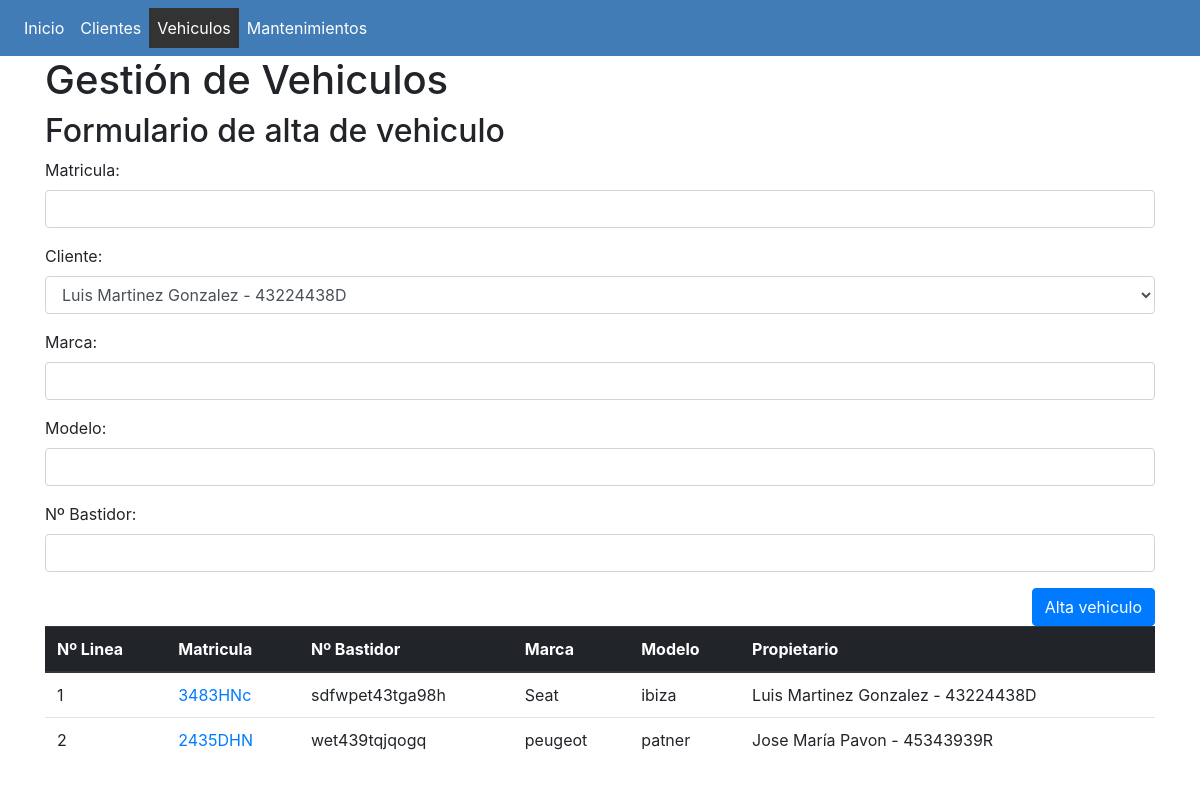
Page /vehiculo.php on the committed database.
### tables this page shows
CREATE TABLE `vehiculo` (
  `id_vehiculo` int(11) NOT NULL,
  `matricula` varchar(10) NOT NULL,
  `bastidor` varchar(50) NOT NULL,
  `modelo` varchar(100) NOT NULL,
  `marca` varchar(50) NOT NULL,
  `fk_cliente` int(11) NOT NULL
);

CREATE TABLE `cliente` (
  `id_cliente` int(11) NOT NULL,
  `dni` varchar(15) NOT NULL,
  `telefono` int(11) NOT NULL,
  `name` varchar(200) NOT NULL,
  `tipo` tinyint(1) NOT NULL
);

### MySQLDataSource.php (called while the page is built, shortened)
<?php
function conectar(){
    $connect = new mysqli("localhost","root","root","mantenimiento");
	if($connect->connect_errno){
       exit();
    }else{
        return $connect;
    }
}
function get_clientes(){
    $sql = "SELECT * FROM `cliente`";
    return select($sql);
}
function get_vehiculos(){
    $sql = "SELECT `id_vehiculo`, `matricula`, `bastidor`, `modelo`, `marca`, c.name, c.dni FROM `vehiculo` as v INNER JOIN cliente as c where v.fk_cliente = c.id_cliente";
    return select($sql);
}
function select($sql){
    $conn = conectar();
    $result = $conn->query($sql);
    return $result;
}
?>

### front.php (the view, shortened to what this page needs)
<?php
include_once "MySQLDataSource.php";
	function geturl($navdir=""){
		if($navdir=="")
		$dir=$_SERVER['PHP_SELF'];
		else
		$dir=$navdir;
		$pos=strrpos($dir,"/");
		$pos=$pos+1;
		$web=substr($dir, $pos);
		return $web;
	}
	function menu(){
		$pages = array("index.php"=>"Inicio");
 		$activePage = geturl();
 		$pages['cliente.php']		= "Clientes";
    	$pages['vehiculo.php']		= "Vehiculos";
    	$pages['mantenimiento.php']	= "Mantenimientos";
?>
		<nav class="navbar navbar-expand-lg navbar-light bg-light">
		  <div class="collapse navbar-collapse" id="navbarNav">
		    <ul class="navbar-nav">
<?php
		foreach($pages as $url=>$title):
?>
		    <li <?php if($url == $activePage):?>class="active nav-item"<?php else: ?> class="nav-item"<?php endif;?> >
		        <a class="nav-link" href="<?php echo $url;?>">
		        <?php echo $title; ?>
		        </a>
		    </li>
		<?php endforeach;
?>
		    </ul>
		  </div>
		</nav>
<?php
	}
		function tbody_vehiculos(){
			$list = get_vehiculos();
			if ($list->num_rows > 0 ){
				$i=1;
				while ($row = $list->fetch_assoc()) {
					echo '<tr>';
					echo '<td>'.$i.'</td>';
					echo '<td><a href="car.php?v='.$row['id_vehiculo'].'">'.$row['matricula'].'</a></td>';
					echo '<td>'.$row['bastidor'].'</td>';
					echo '<td>'.$row['marca'].'</td>';
					echo '<td>'.$row['modelo'].'</td>';
					echo '<td>'.$row['name'].' - '.$row['dni'].'</td>';
					$i++;
				}
			}
		}
		function sel_clientes(){
			$list = get_clientes();
			if ($list->num_rows > 0) {
?>
			<select class="form-control" name="cliente" id="cliente" >
<?php
			while($row = $list->fetch_assoc()) {
		    	echo '<option value="'.$row['id_cliente'].'">'.$row['name'].' - '.$row['dni'].'</option>';
			}
?>
 			</select>
<?php
		}
		}
?>

### css/style.css (style rules this page uses)
.bg-light { background-color: #417CB7 !important; }
nav .show > .nav-link, .navbar-light .navbar-nav .active > .nav-link, .navbar-light .navbar-nav .nav-link.show, .navbar-light .navbar-nav .nav-link.active { color: white; }
.navbar-light .navbar-nav .nav-link { color: white }
.active { background-color: #333 !important; }

### rows in the picture
vehiculo: matricula "3483HNc", bastidor "sdfwpet43tga98h", marca "Seat", modelo "ibiza", fk_cliente.name "Luis Martinez Gonzalez", fk_cliente.dni "43224438D"
vehiculo: matricula "2435DHN", bastidor "wet439tqjqogq", marca "peugeot", modelo "patner", fk_cliente.name "Jose María Pavon", fk_cliente.dni "45343939R"

### other values in the picture
$title "Inicio"
$title "Clientes"
$title "Vehiculos"
$title "Mantenimientos"
form field cliente "Luis Martinez Gonzalez - 43224438D"
